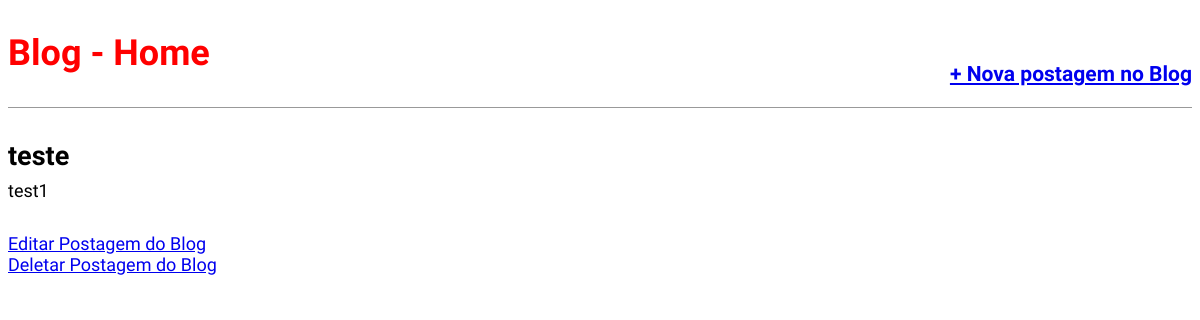
/post/teste/, run on an earlier commit of the app's database.
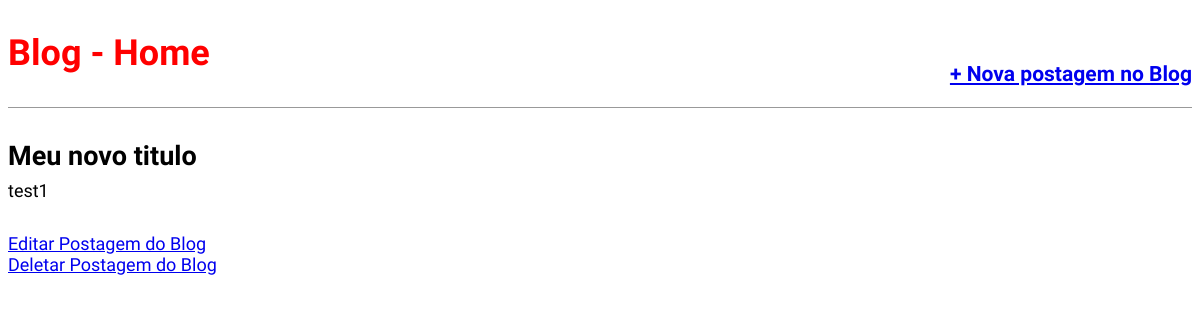
And on a later commit of the database.
### blog/models.py (models this page shows, shortened)
class Post(models.Model):
    STATUS = [
        ('rascunho','Rascunho'),
        ('publicado', 'Publicado')
    ]
    title  = models.CharField(max_length=250)
    slug   = models.SlugField(max_length=250)
    author = models.ForeignKey(User,
                                on_delete=models.CASCADE)
    content = models.TextField()
    publish_date = models.DateTimeField(default=timezone.now())
    created_on = models.DateTimeField(auto_now_add=True)
    edited_on = models.DateTimeField(auto_now=True)
    status = models.CharField(max_length=10,
    choices=STATUS,
    default='rascunho')
    objects     = models.Manager()
    published   = PublishedManager()
    def get_absolute_url_update(self):
        return reverse('post_edit', args=[self.slug])
    class Meta:
        ordering = ('-publish_date',)

### blog/views.py (the view)
# urls.py: path('post/<slug:slug>/', views.BlogDetailView.as_view(), name='post_detail'),
class BlogDetailView(DetailView):
    model = Post
    template_name = 'blog/post_detail.html'

### templates/blog/post_detail.html (shortened to what this page needs)
{% extends 'base.html' %}
{% block content %}
    <div class="post-entry">
        <h2>{{ object.title }}</h2>
        <p>{{ object.content }}</p>
    </div>
    <a href="{{ object.get_absolute_url_update }}">Editar Postagem do Blog</a>
    <br>
    <a href="{% url 'post_delete' object.slug %}">Deletar Postagem do Blog</a>
{% endblock content %}

What changed in the data, as far as the page shows it:
changed Post "test1": title "teste" → "Meu novo titulo"
